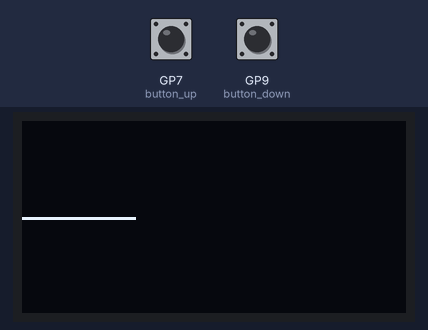
Simulated run of this program. Board: Raspberry Pi Pico running MicroPython. On the bench: 128×64 one-colour display. Inputs (shaded band) come from the test bench; at power-on: GP7 (button_up) HIGH, GP9 (button_down) HIGH.

Above: at 1.2 s.
1.3 s: GP7 (button_up) pulled LOW for 0.15 s
At 1.7 s:
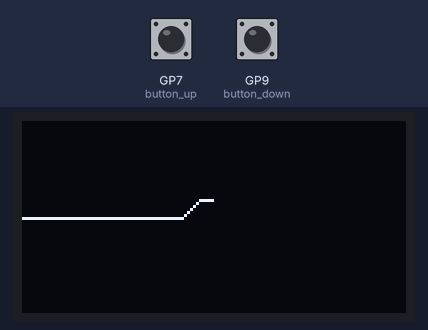
2.0 s: GP9 (button_down) pulled LOW for 0.15 s
At 2.32 s:
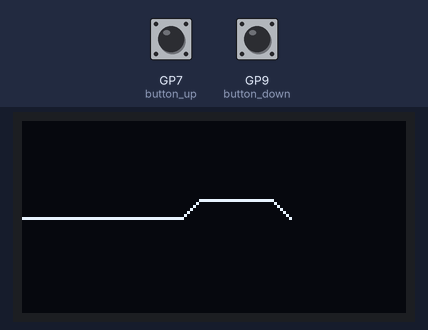
2.7 s: GP7 (button_up) pulled LOW for 1 s
At 2.93 s:
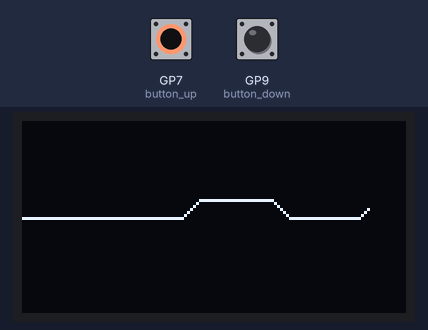
4.3 s: GP9 (button_down) pulled LOW for 1 s
At 6.7 s:
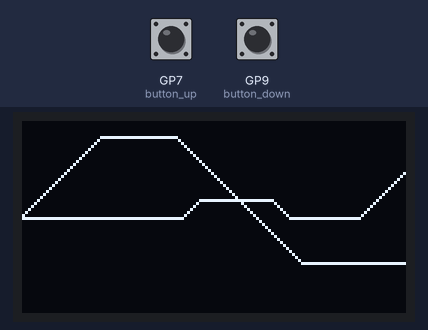
Timing chart, 0 to 6.9 s (numbered marks = the images above; inputs shaded):
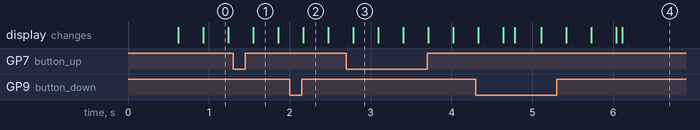

The program:

1.3.py
```python
import time
from machine import UART, Pin, I2C, Timer, ADC
from ssd1306 import SSD1306_I2C

i2c = I2C(1, scl=Pin(15), sda=Pin(14), freq=400000)

oled_width = 128
oled_height = 64
oled = SSD1306_I2C(oled_width, oled_height, i2c)

button_down = Pin(9, Pin.IN, Pin.PULL_UP)
button_reset = Pin(8, Pin.IN, Pin.PULL_UP)
button_up = Pin(7, Pin.IN, Pin.PULL_UP)

x, y = 0, 32
color = 1

while True:
    if not button_reset.value():
        oled.fill(0)
        x, y = 0, 32

    else:
        dy = 0
        if not button_down.value():
            dy = 1
        elif not button_up.value():
            dy = -1

        y = max(0, min(63, y + dy))
        oled.pixel(x, y, color)
        oled.show()

        x += 1
        if x >= oled_width:
            x, y = 0, 32


        
```
